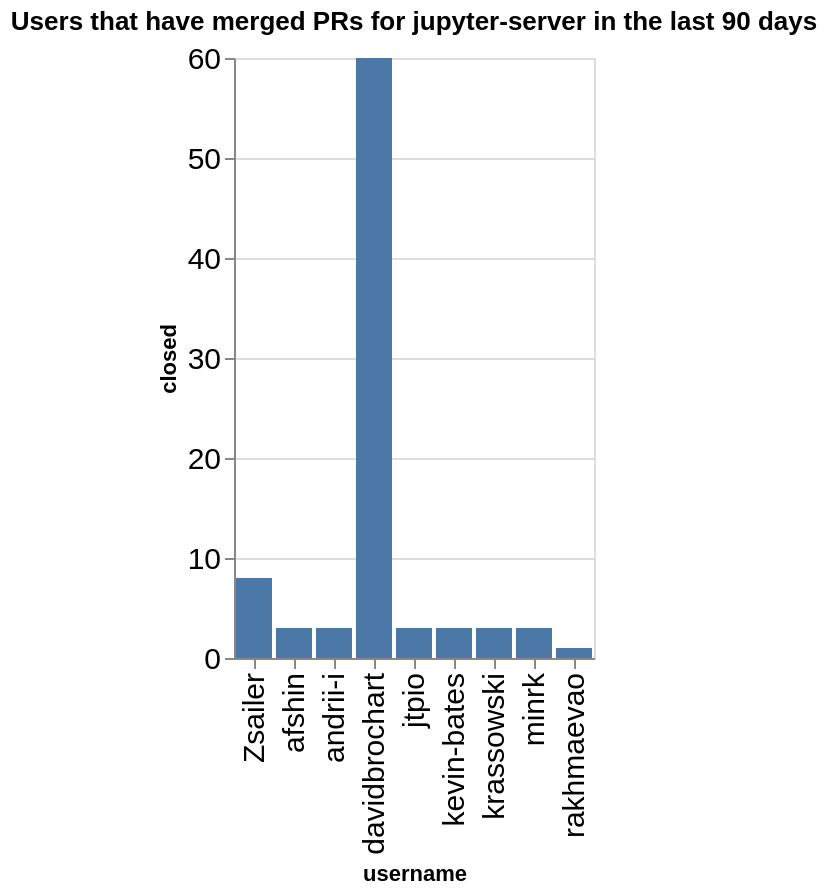

The notebook cell this image was saved under:
### Code cell
charts = []
title = f"Users that have merged PRs for {github_org} in the last {n_days} days"
ch = alt.Chart(data=closed_by_repo.replace(np.nan, 0), title=title).mark_bar().encode(
    x='username',
    y='closed',
)
ch

### Figure 1 — Vega-Lite specification as saved in the notebook (floating-point values rounded to 4 significant figures)
{"config": {"axisLeft": {"labelFontSize": 15}, "axisBottom": {"labelFontSize": 15}}, "data": {"name": "data-660a9add81e38588cf3ca2a5939cbb15"}, "mark": {"type": "bar"}, "encoding": {"x": {"field": "username", "type": "nominal"}, "y": {"field": "closed", "type": "quantitative"}}, "title": "Users that have merged PRs for jupyter-server in the last 90 days", "$schema": "https://vega.github.io/schema/vega-lite/v5.20.1.json", "datasets": {"data-660a9add81e38588cf3ca2a5939cbb15": [{"name": "fps", "username": "Zsailer", "closed": 2}, {"name": "fps", "username": "davidbrochart", "closed": 19}, {"name": "gateway_provisioners", "username": "kevin-bates", "closed": 3}, {"name": "jupyter-scheduler", "username": "andrii-i", "closed": 3}, {"name": "jupyter_releaser", "username": "jtpio", "closed": 3}, {"name": "jupyter_releaser", "username": "krassowski", "closed": 2}, {"name": "jupyter_server", "username": "Zsailer", "closed": 5}, {"name": "jupyter_server", "username": "afshin", "closed": 3}, {"name": "jupyter_server", "username": "minrk", "closed": 1}, {"name": "jupyter_server_terminals", "username": "Zsailer", "closed": 1}, {"name": "jupyter_ydoc", "username": "davidbrochart", "closed": 12}, {"name": "jupyter_ydoc", "username": "krassowski", "closed": 1}, {"name": "jupyverse", "username": "davidbrochart", "closed": 29}, {"name": "jupyverse", "username": "rakhmaevao", "closed": 1}, {"name": "pytest-jupyter", "username": "minrk", "closed": 2}]}}
